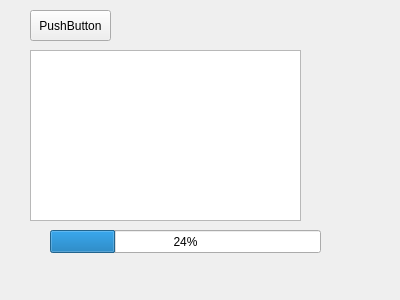
<?xml version="1.0" encoding="UTF-8"?>
<ui version="4.0">
 <class>Form</class>
 <widget class="QWidget" name="Form">
  <property name="geometry">
   <rect>
    <x>0</x>
    <y>0</y>
    <width>400</width>
    <height>300</height>
   </rect>
  </property>
  <property name="minimumSize">
   <size>
    <width>400</width>
    <height>300</height>
   </size>
  </property>
  <property name="maximumSize">
   <size>
    <width>400</width>
    <height>300</height>
   </size>
  </property>
  <property name="windowTitle">
   <string>thread test</string>
  </property>
  <widget class="QPushButton" name="btnStart">
   <property name="geometry">
    <rect>
     <x>30</x>
     <y>10</y>
     <width>81</width>
     <height>31</height>
    </rect>
   </property>
   <property name="text">
    <string>PushButton</string>
   </property>
  </widget>
  <widget class="QTextBrowser" name="txbLog">
   <property name="geometry">
    <rect>
     <x>30</x>
     <y>50</y>
     <width>271</width>
     <height>171</height>
    </rect>
   </property>
  </widget>
  <widget class="QProgressBar" name="pgbTask">
   <property name="geometry">
    <rect>
     <x>50</x>
     <y>230</y>
     <width>271</width>
     <height>23</height>
    </rect>
   </property>
   <property name="value">
    <number>24</number>
   </property>
  </widget>
 </widget>
 <resources/>
 <connections/>
</ui>
